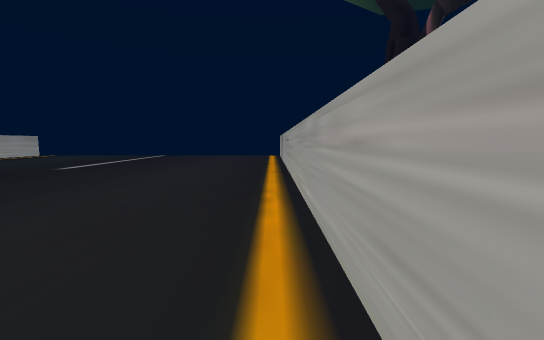
[1] (above)

16 first-person views from a walk through a Unity game level. The camera is 1.3 m above the floor, tilts 6° down and sees 90° across. The floor is counted in squares, 2 m on a side. Each view is taken from the middle of a square. On the plan, view 1 faces up. The plan holds only what a view shows up to about 9 squares ahead; the rest is blank. The place goes on beyond the plan. The player is left out.

[2]
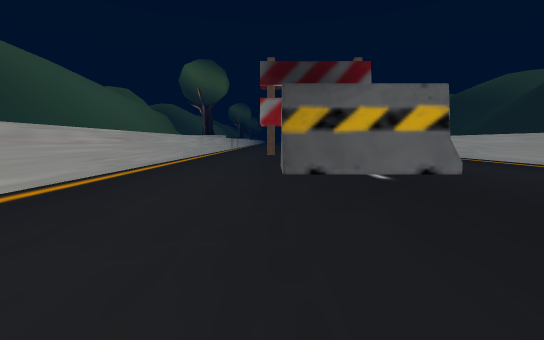

[3]
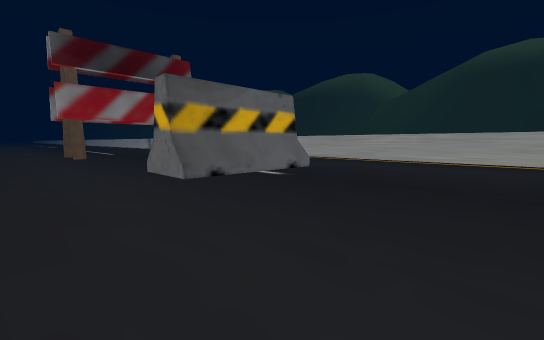

[4]
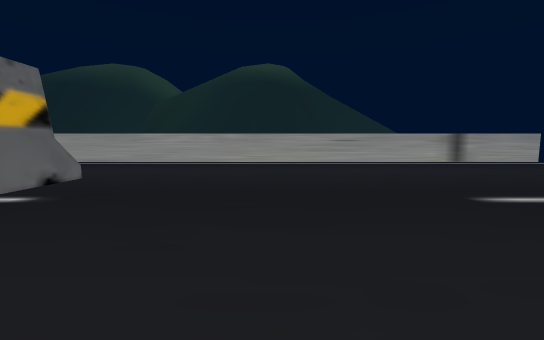

[5]
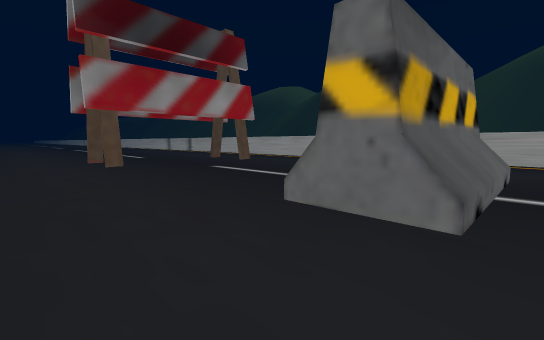

[6]
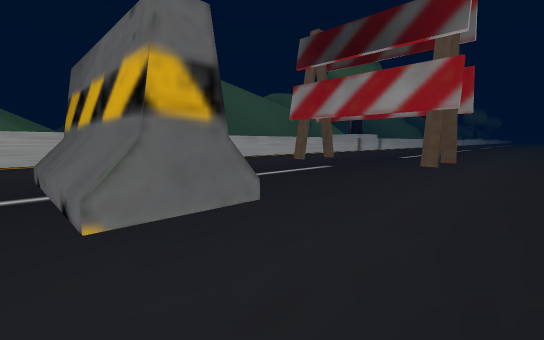

[7]
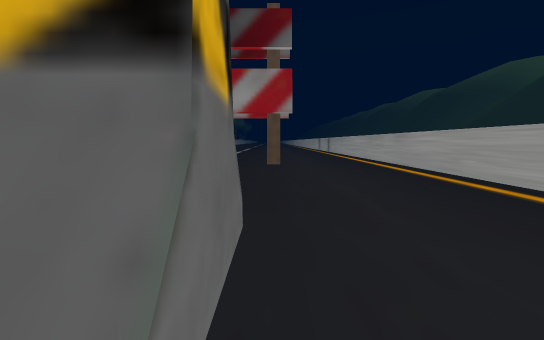

[8]
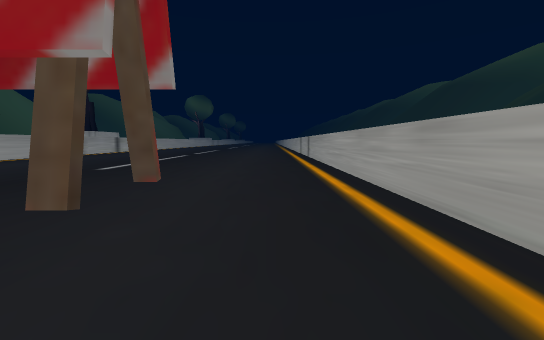

[9]
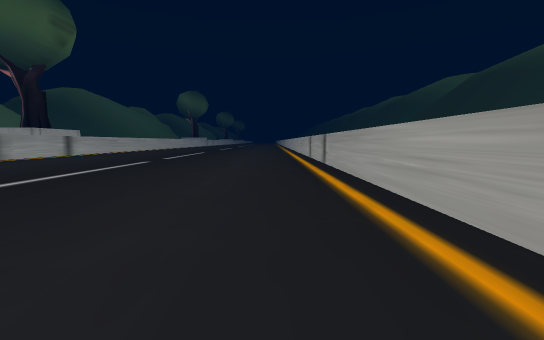

[10]
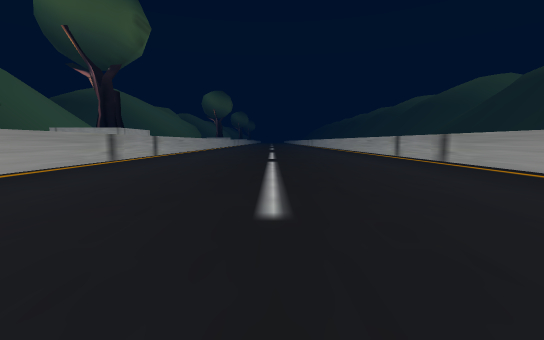

[11]
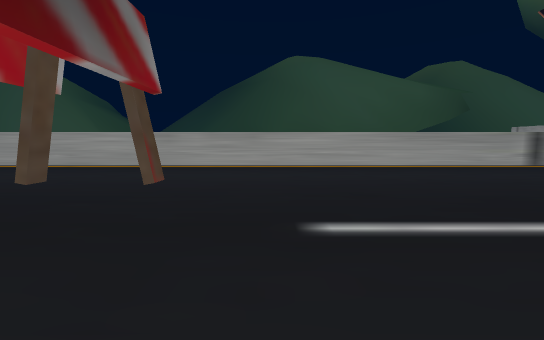

[12]
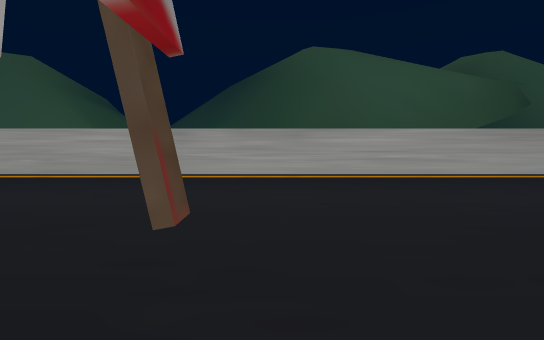

[13]
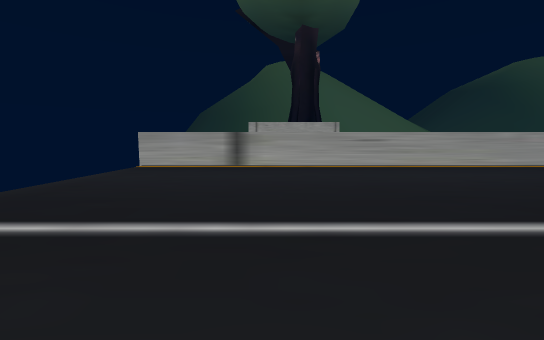

[14]
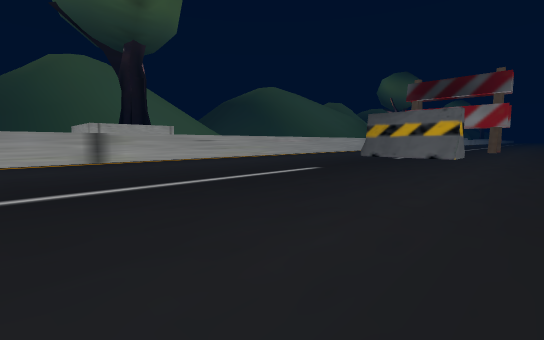

[15]
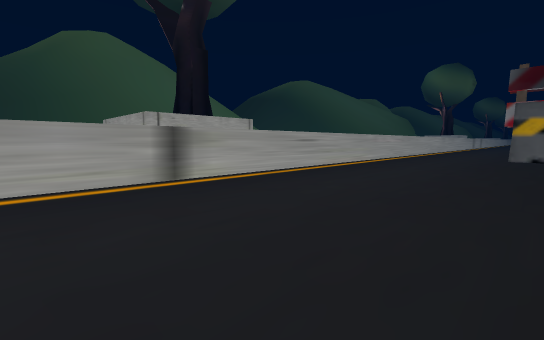

[16]
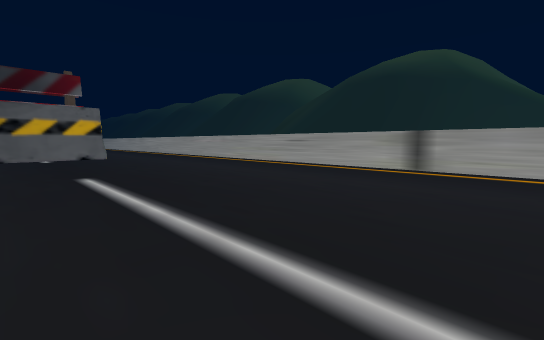

### Floor plan
Points are (right, up) in squares from view 1. A wall is a line through its corners. A room is listed if a view was taken in it or the views show most of it. See-through windows are left out.
Room 1 (views 1, 5, 6, 7, 8, 9, 10, 11, 12)
walls: (0.4, -6.4) (0.4, -3.6); (-6.8, -1.1) (-6.8, 0.5); (0.4, -3.2) (0.4, 1.5); (-7, 0.2) (-6.7, 0.5); (-3.2, 0.5) (-3.2, -1.1); (0.4, -17.4) (0.4, -6.8); (-10.8, 1.6) (-10.8, -17.1)
ways out: opening at (-8.5, 1) to room 2; opening at (-1.5, 0.8) to room 2
Room 2 (views 2, 3, 4, 13, 14, 15, 16)
walls: (-6.9, 0.2) (-3.1, 0.2); (0.4, 1.5) (0.4, 12.5); (-10.8, 12.5) (-10.8, 1.6)
low walls: (-6.7, 0.5) (-3.2, 0.5)
ways out: opening at (-8.5, 1) to room 1; opening at (-1.5, 0.8) to room 1

Where each view was taken, in squares from view 1:
view 1: 0 up, 0 right, facing up
view 2: 6 up, 3 left, facing down
view 3: 5 up, 1 left, facing down-left
view 4: 4 up, 2 left, facing left
view 5: 1 up, 1 left, facing down-left
view 6: 1 up, 9 left, facing down-right
view 7: 1 up, 7 left, facing down
view 8: 4 down, 9 left, facing down
view 9: 8 down, 9 left, facing down
view 10: 8 down, 5 left, facing down
view 11: 10 down, 7 left, facing right
view 12: 9 down, 5 left, facing right
view 13: 9 up, 7 left, facing right
view 14: 12 up, 9 left, facing down-right
view 15: 12 up, 4 left, facing down-right
view 16: 12 up, 4 left, facing down-left
